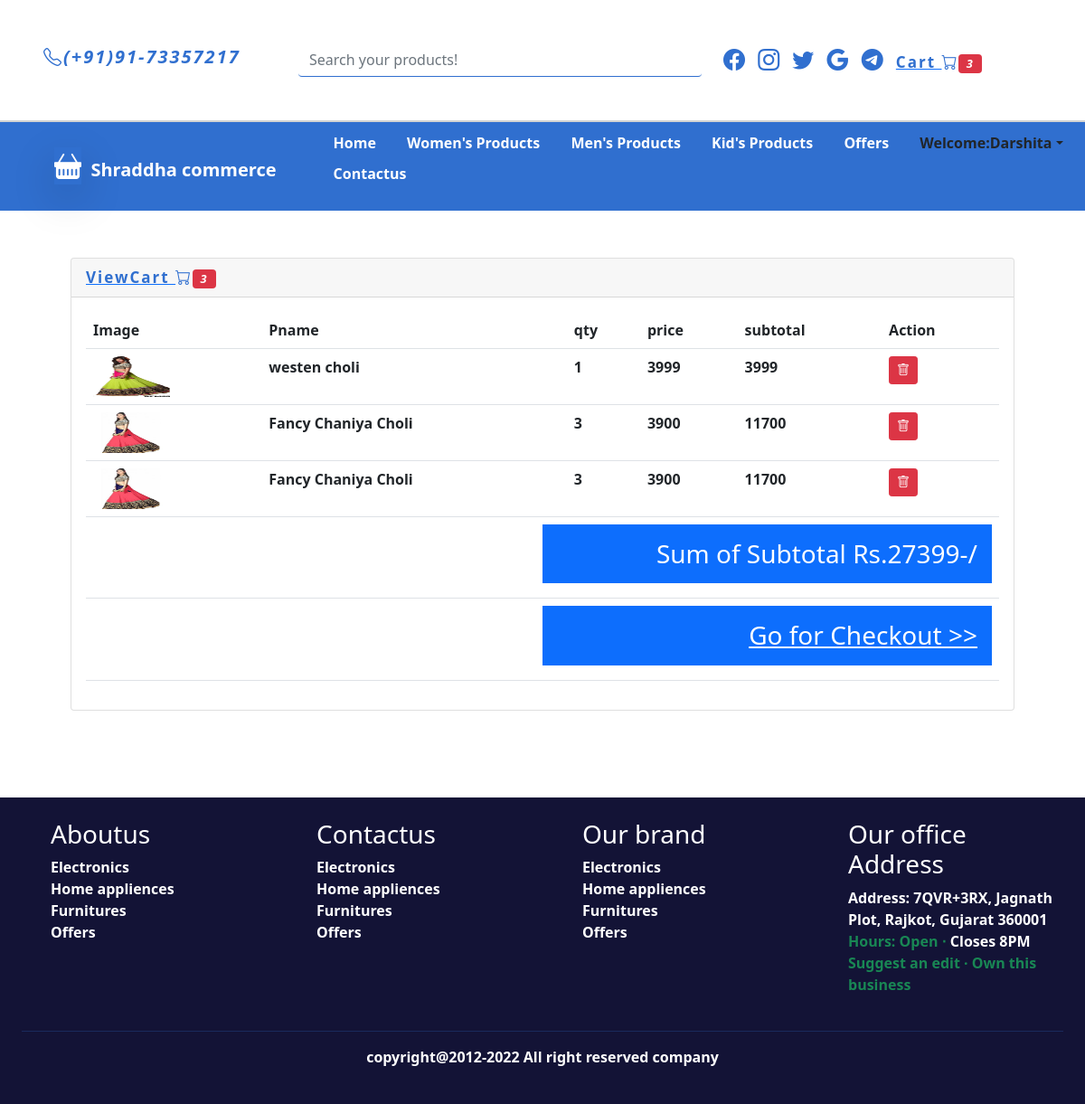
The app's page /viewcart (signed in) with its own data.
### tables this page shows
CREATE TABLE `tbl_cart` (
  `cartid` int(11) NOT NULL,
  `customer_id` int(11) NOT NULL,
  `product_id` int(11) NOT NULL,
  `pname` varchar(255) NOT NULL,
  `quantity` int(11) NOT NULL,
  `price` float NOT NULL,
  `subtotal` float NOT NULL,
  `status` varchar(255) NOT NULL DEFAULT 'pending'
);

CREATE TABLE `tbl_addproducts` (
  `product_id` int(11) NOT NULL,
  `category_id` int(11) NOT NULL,
  `subcategory_id` int(11) NOT NULL,
  `productname` varchar(255) NOT NULL,
  `oldprice` float NOT NULL,
  `offerprice` float NOT NULL,
  `productimage` varchar(255) NOT NULL,
  `qty` int(11) NOT NULL,
  `descriptions` text NOT NULL,
  `added_date` varchar(255) NOT NULL
);

### index.php (called while the page is built)
<?php
require_once("controller/controller.php");
?>

### model/model.php (called while the page is built, shortened)
<?php
class model
{
    public $connection="";
    public function __construct()
    {
        try
        {
            $this->connection=new mysqli("localhost","root","","sharddha-app");
        }
        catch(Exception $e)
        {
            echo "<div class='alert alert-danger mx-auto text-center col-md-6 mt-4'>Somthing went wrong connection not stablished</div>";
        }
    }
    public function selectalldata($table)
    {
        $select="select * from $table";
        $exe=mysqli_query($this->connection,$select);
        while($fetch=mysqli_fetch_array($exe))
        {
            $arr[]=$fetch;
        }
        return $arr;
    }
     public function manageprofile($table,$table1,$table2,$where,$where1,$column,$customerid)
     {
        $select="select * from $table join $table1 on $where join $table2 on $where1 where $column='$customerid'";
        $exe=mysqli_query($this->connection,$select);
        $fetch=mysqli_fetch_array($exe);
        $arr[]=$fetch;
        return $arr;
     }
     public function selectcountdata($table,$column,$column1,$customerid)
     {
         $select="select count($column) as total from $table where $column1='$customerid'";
         $exe=mysqli_query($this->connection,$select);
         while($fetch=mysqli_fetch_array($exe))
         {
             $arr[]=$fetch;
         }
         return $arr;
     }
      public function selectsumtotal($table,$column,$column1,$customerid)
      {
          $select="select sum($column) as total from $table where $column1='$customerid'";
          $exe=mysqli_query($this->connection,$select);
          while($fetch=mysqli_fetch_array($exe))
          {
              $arr[]=$fetch;
          }
          return $arr;
      }
   public function managecart($table,$table1,$where,$column,$customerid)
      {
        $select="select * from $table join $table1 on $where  where $column='$customerid'";
         $exe=mysqli_query($this->connection,$select);
         while($fetch=mysqli_fetch_array($exe))
         {
         $arr[]=$fetch;
         }
         return $arr;
      }
}
?>

### viewcart.php (the view)
<?php
if(!isset($_SESSION["customer_id"]))
{
?>
<div class="container mt-1 p-5">
<center>
<div class="card">
<div class="card-header">shardha commerce</div>
<div class="card-body">
<a href="#"><img src="<?php echo $baseurl;?>images/empty.webp" class="img-fluid" style="width:60%; height: 280px; margin: auto;"></a>
<br><br>
<h4>Missing Cart items?</h4>
<p>Login to see the items you added previously</p>
<a href="<?php echo $mainurl;?>create-account" onclick="return confirm('want to add product in cart Login First ?')"><button type="button" class="btn btn-lg" id="btn">Login</button></a>
</center>
</div>
</div>
</div>
<?php
}
else
{
?>
<div class="container mt-1 p-5">
<div class="card">
<div class="card-header"><a href="<?php echo $mainurl;?>viewcart"><b class="crt">ViewCart <i class="bi bi-cart"><span class="badge badge-lg bg-danger"> <?php echo $countcrt[0]["total"];?> </span></i></b></a></div>
<div class="card-body">
<table class="table table-resposive">
<tr>
    <th>Image</th>
    <th>Pname</th>
    <th>qty</th>
    <th>price</th>
    <th>subtotal</th>
    <th>Action</th>
</tr>
<?php
foreach($viewcrt as $row)
{
?>
<tr>
    <td><img src="admin/<?php echo $row["productimage"];?>" width="85px" height="45px"></td>
    <td><?php echo $row["productname"];?></td>
    <td><?php echo $row["quantity"];?></td>
    <td><?php echo $row["price"];?></td>
    <td><?php echo $row["subtotal"];?></td>
    <td><a href="<?php echo $mainurl;?>viewcart?delcartid=<?php echo $row["cartid"];?>" class="btn btn-sm btn-danger"><i class="bi bi-trash"></i></a></td>
</tr>
<?php
}
?>
<tr>
    <td colspan="6" align="right"><h3 class="text-white bg-primary text-right w-50  p-3">Sum of Subtotal Rs.<?php echo $sumtotal[0]["total"];?>-/</h3></td>
</tr>
<tr>
    <td colspan="6" align="right"><a href="<?php echo $mainurl;?>checkout-products" style="color:white" onclick="return confirm('Are you sure to checkout products')"><h3 class="text-white bg-primary text-right w-50  p-3">Go for Checkout >></a></td>
</tr>
</table>
</div>
</div>
</div>
<?php
}
?>

### controller/controller.php (shortened to what this page needs)
<?php
require_once("model/model.php");
class controller extends model
{
   public function __construct()
   {
     $st=$this->selectalldata('tbl_state');
    $ct=$this->selectalldata('tbl_city');
    if(isset($_SESSION["customer_id"]))
    {
      $customerid=$_SESSION["customer_id"];
      $showprof=$this->manageprofile('tbl_customer','tbl_state','tbl_city','tbl_customer.sid=tbl_state.sid','tbl_customer.ctid=tbl_city.ctid','customer_id',$customerid);
    }
    $shwprod=$this->selectalldata('tbl_addproducts');
    if(isset($_SESSION["customer_id"]))
    {
      $customerid=$_SESSION["customer_id"];
      $countcrt=$this->selectcountdata('tbl_cart','cartid','customer_id',$customerid);
    }
     if(isset($_SESSION["customer_id"]))
     {
       $customerid=$_SESSION["customer_id"];
       $viewcrt=$this->managecart('tbl_cart','tbl_addproducts','tbl_cart.product_id=tbl_addproducts.product_id','customer_id',$customerid);
     }
       if(isset($_SESSION["customer_id"]))
       {
         $customerid=$_SESSION["customer_id"];
         $sumtotal=$this->selectsumtotal('tbl_cart','subtotal','customer_id',$customerid);
       }
    if(isset($_SERVER["PATH_INFO"]))
    {
      switch($_SERVER["PATH_INFO"])
      {
          case '/viewcart':
            require_once("index.php");
            require_once("header.php");
            require_once("navbar.php");
            require_once("viewcart.php");
            require_once("footer.php");
            break;
      }
    }
   }
}
$obj=new controller;
?>

### header.php (shortened to what this page needs)
<?php
$mainurl="http://localhost/php830/mvc-crud-app/";
$baseurl="http://localhost/php830/mvc-crud-app/assets/";
?>
<!DOCTYPE html>
<html>
<head>
<link rel="stylesheet" href="<?php echo $baseurl;?>css/style.css">
<link href="https://cdn.jsdelivr.net/npm/bootstrap@5.0.2/dist/css/bootstrap.min.css" rel="stylesheet"
integrity="sha384-EVSTQN3/azprG1Anm3QDgpJLIm9Nao0Yz1ztcQTwFspd3yD65VohhpuuCOmLASjC">
<link rel="stylesheet" href="https://cdn.jsdelivr.net/npm/bootstrap-icons@1.9.1/font/bootstrap-icons.css">
<link rel="stylesheet" href="<?php echo $baseurl;?>css/gray.css">
</head>
<body>
<div class="container-fluid header p-5">
<div class="row">
<div class="col-md-3">
<b class="contact-details"><i class="bi bi-telephone">(+91)91-73357217</i></b>
</div>
<div class="col-md-5">
<input type="text" name="search" placeholder="Search your products!" class="form-control">
</div>
<div class="col-md-4">
<b><i class="bi bi-facebook"></i>
<i class="bi bi-instagram"></i>
<i class="bi bi-twitter"></i>
<i class="bi bi-google"></i>
<i class="bi bi-telegram"></i>
<?php
if(!isset($_SESSION["customer_id"]))
{
?>
<a href="<?php echo $mainurl;?>viewcart"><b class="crt">Cart <i class="bi bi-cart"><span class="badge badge-lg bg-danger">0</span></i></b></a>
<?php
}
else
{
?>
<a href="<?php echo $mainurl;?>viewcart"><b class="crt">Cart <i class="bi bi-cart"><span class="badge badge-lg bg-danger"> <?php echo $countcrt[0]["total"];?> </span></i></b></a>
<?php
}
?>
</div>
</div>
</div>
</body>
</html>

### navbar.php (shortened to what this page needs)
<nav class="navbar navbar-expand-md">
  <a href="<?php echo $mainurl;?>" class="navbar-brand"><span class="bi bi-basket-fill shadow-lg" style="font-size:30px"></span>&nbsp;&nbsp;Shraddha commerce</a>
  <div class="collapse navbar-collapse" id="NavToggle">
  <ul class="navbar-link">
    <li><a href="<?php echo $mainurl;?>">Home</a></li>
    <li><a href="<?php echo $mainurl;?>Womens-Products">Women's Products</a></li>
    <li><a href="<?php echo $mainurl;?>Mens-Products">Men's Products</a></li>
    <li><a href="<?php echo $mainurl;?>Kids-Products">Kid's Products </a></li>
    <li><a href="<?php echo $mainurl;?>our-offers">Offers</a></li>
    <?php
    if(!isset($_SESSION["customer_id"]))
    {
    ?>
    <li class="dropdown"><a class="dropdown-toggle" data-bs-toggle="dropdown" href="#">Account</a>
    <ul class="dropdown-menu">
      <li><a href="<?php echo $mainurl;?>create-account">SignUp!</a></li>
      <li><a href="#" data-bs-toggle="modal" data-bs-target="#log">SignIn!</a></li>
    </ul>
    </li>
    <?php
    }
    else
    {
      ?>
    <li class="dropdown"><a class="text-dark dropdown-toggle text-info" data-bs-toggle="dropdown" href="#">Welcome:<?php echo ucfirst($_SESSION["fname"]);?></a>
    </li>
    <?php
    }
    ?>
    <li><a href="<?php echo $mainurl;?>contactus">Contactus</a></li>
  </ul>
  </div>
</nav>

### footer.php
<div class="container-fluid footer p-4 mt-5">
 <div class="row">
  <div class="col-md-3">
    <ul class="footer-link">
      <li><a href="#"><h3>Aboutus</h3></a></li>
      <li><a href="#">Electronics</a></li>
      <li><a href="#">Home appliences</a></li>
      <li><a href="#">Furnitures</a></li>
      <li><a href="#">Offers</a></li>
    </ul>
  </div>
  <div class="col-md-3">
    <ul class="footer-link">
      <li><a href="#"><h3>Contactus</h3></a></li>
      <li><a href="#">Electronics</a></li>
      <li><a href="#">Home appliences</a></li>
      <li><a href="#">Furnitures</a></li>
      <li><a href="#">Offers</a></li>
    </ul>
  </div>
  <div class="col-md-3">
    <ul class="footer-link">
      <li><a href="#"><h3>Our brand</h3></a></li>
      <li><a href="#">Electronics</a></li>
      <li><a href="#">Home appliences</a></li>
      <li><a href="#">Furnitures</a></li>
      <li><a href="#">Offers</a></li>
    </ul>
  </div>
  <div class="col-md-3">
    <ul class="footer-link">
      <li><a href="#"><h3>Our office Address</h3></a></li>
      <li><a href="#">Address: 7QVR+3RX, Jagnath Plot, Rajkot, Gujarat 360001<br>
      <b class="text-success">Hours: Open ⋅</b> Closes 8PM <br>
      <b class="text-success">Suggest an edit · Own this business</a></b></li>
      </ul>
  </div>
 </div>
 <hr class="line1">
 <p class="text-center text-white">copyright@2012-2022 All right reserved company</p>
</div>

### assets/css/style.css (style rules this page uses)
body { margin: 0; padding: 0; overflow-x: hidden; }
.header { width: 100%; height: auto; position: sticky; top: 0 !important; z-index: 5 !important; background-color: white !important; box-shadow: 0px 2px lightgray; }
.contact-details { color: #306fcf; font-size: 20px; letter-spacing: 2px; z-index: 10 !important; }
.navbar { width: 100% !important; height: auto !important; background-color: #306fcf; }
.navbar-link li { display: inline-block; padding: 5px 15px; }
.navbar-link a { color: white; text-decoration: none; list-style-type: none; }
.navbar-brand { font-size: 20px !important; color: white !important; margin-left: 5% !important; }
.line1 { border-bottom: solid 1px #306fcf !important; margin-top: 2% !important; }
.footer { width: 100%; height: auto; background-color: #131336 !important; }
.footer-link li { display: block !important; }
.footer-link a { color: white; text-decoration: none !important; list-style-type: none !important; }
.bi-facebook,.bi-instagram,.bi-google,.bi-telegram,.bi-twitter { font-size: 24px; letter-spacing: 10px; color: #306fcf; transition: 0.5s ease all; }
.crt { font-size: 17px; letter-spacing: 2px; color: #306fcf; }
.form-control { border: none !important; border-bottom: solid #306fcf 1px !important; }

### records on screen
tbl_cart: product.productimage (picture), product.productname "westen choli", quantity "1", price "3999", subtotal "3999"
tbl_cart: product.productimage (picture), product.productname "Fancy Chaniya Choli", quantity "3", price "3900", subtotal "11700"
tbl_cart: product.productimage (picture), product.productname "Fancy Chaniya Choli", quantity "3", price "3900", subtotal "11700"

### other values on screen
$countcrt[0]["total"] "3"
$_SESSION["fname"] "Darshita"
$sumtotal[0]["total"] "27399"
